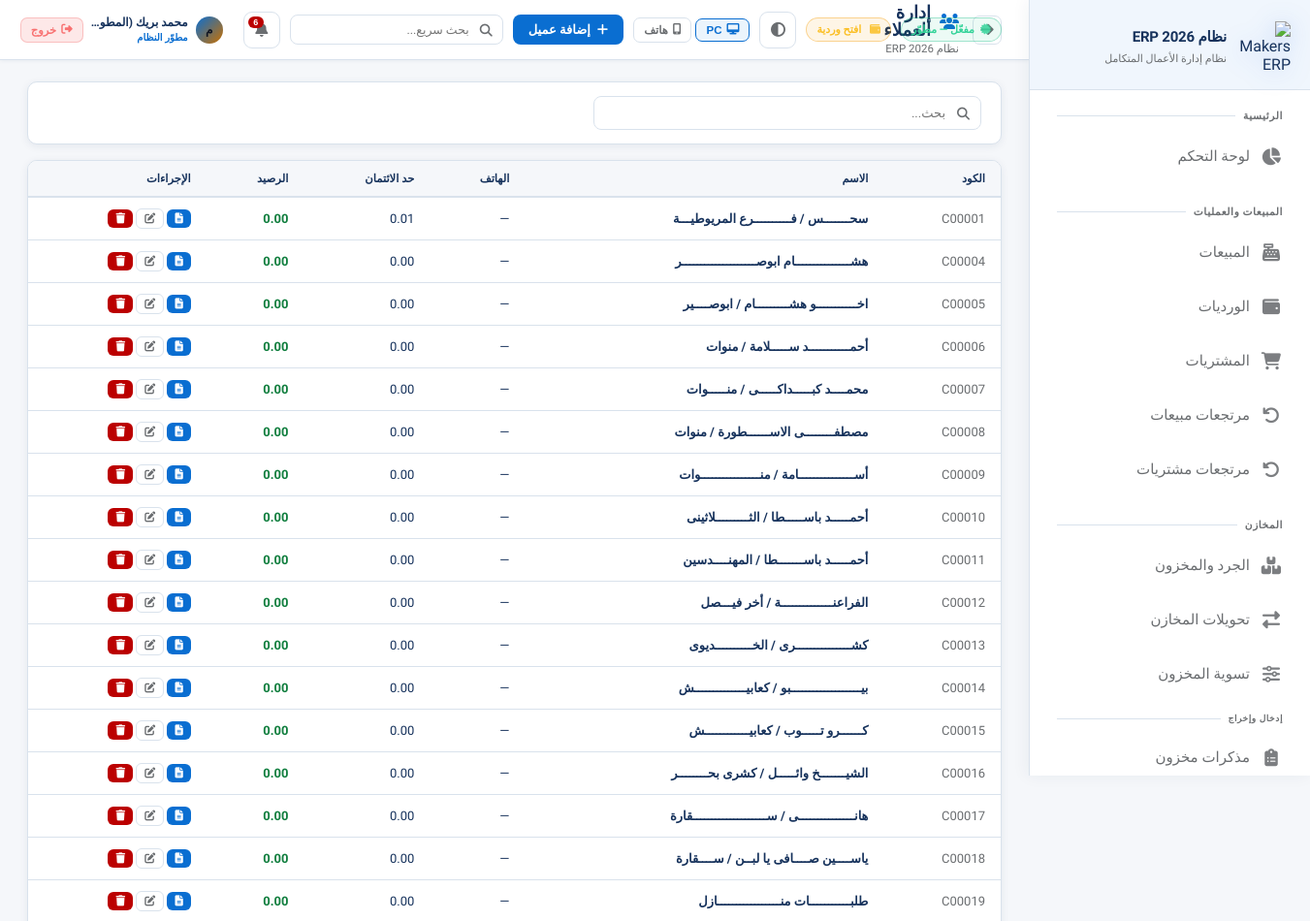
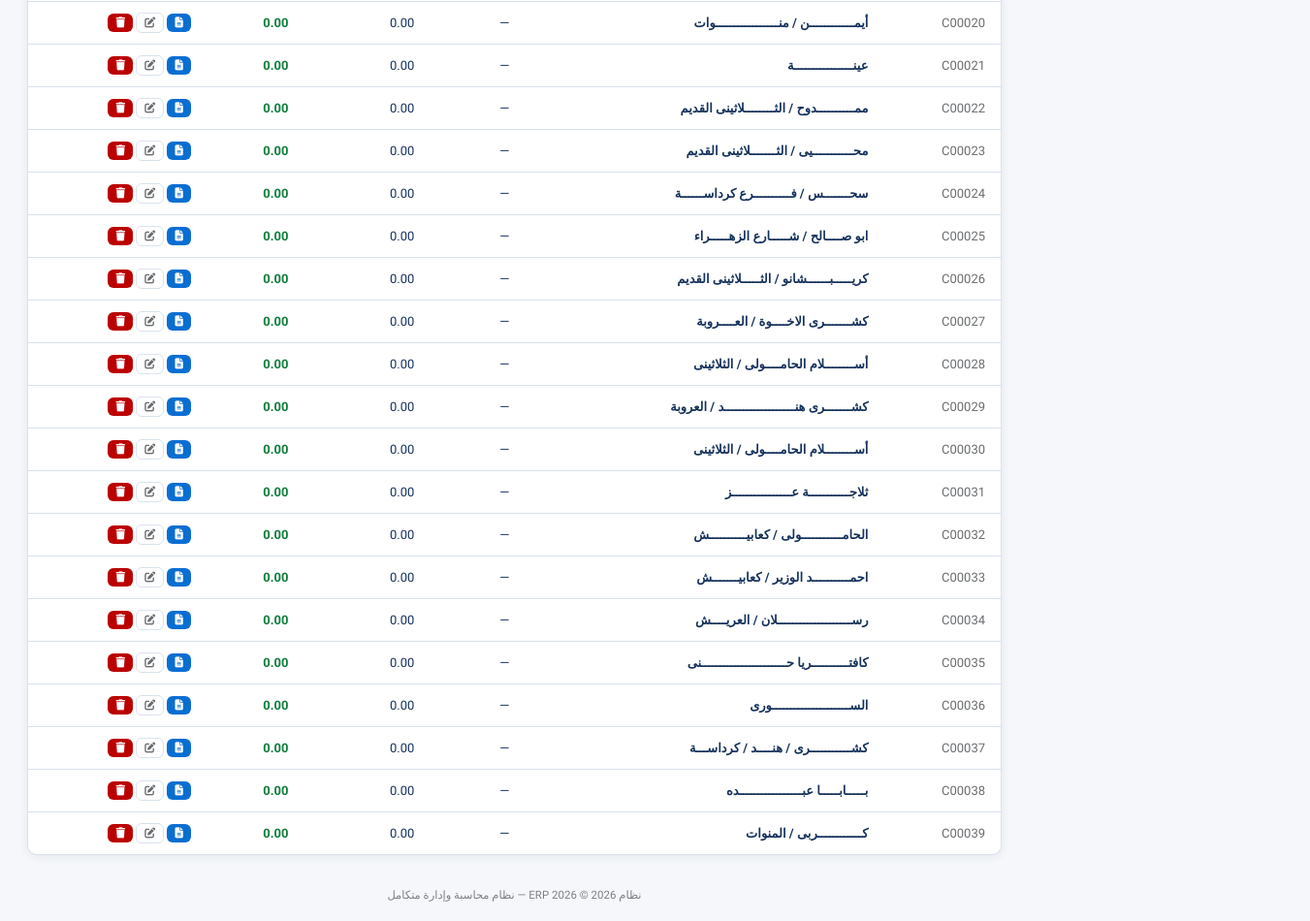
Screenshot of /customers (signed in) with the database file from the repository (2 pictures, top to bottom).
### app.py (models this page shows, shortened)
class AppSetting(db.Model):
    id = db.Column(db.Integer, primary_key=True)
    key = db.Column(db.String(80), unique=True, nullable=False)
    value = db.Column(db.Text)

class User(UserMixin, db.Model):
    id = db.Column(db.Integer, primary_key=True)
    username = db.Column(db.String(80), unique=True, nullable=False)
    password_hash = db.Column(db.String(256))
    full_name = db.Column(db.String(120))
    role = db.Column(db.String(20), default='user')  # developer, admin, manager, user
    branch_id = db.Column(db.Integer, db.ForeignKey('branch.id'))
    is_active = db.Column(db.Boolean, default=True)
    created_at = db.Column(db.DateTime, default=datetime.utcnow)
    last_seen = db.Column(db.DateTime, nullable=True)
    last_ip = db.Column(db.String(64), nullable=True)
    last_user_agent = db.Column(db.String(256), nullable=True)
    permissions = db.Column(db.Text)  # JSON list of permission keys; empty = استخدام صلاحيات الدور

class Customer(db.Model):
    id = db.Column(db.Integer, primary_key=True)
    code = db.Column(db.String(50), unique=True)
    name = db.Column(db.String(200), nullable=False)
    phone = db.Column(db.String(20))
    email = db.Column(db.String(100))
    address = db.Column(db.Text)
    credit_limit = db.Column(db.Float, default=0)
    balance = db.Column(db.Float, default=0)
    is_active = db.Column(db.Boolean, default=True)
    created_at = db.Column(db.DateTime, default=datetime.utcnow)
    sales = db.relationship('Sale', backref='customer', lazy=True)

### app.py (the view)
@app.route('/customers')
@login_required
def customers():
    q = request.args.get('q', '')
    query = Customer.query.filter_by(is_active=True)
    if q:
        query = query.filter(db.or_(Customer.name.contains(q), Customer.phone.contains(q)))
    customers = query.all()
    return render_template('customers.html', customers=customers, q=q)

### templates/customers.html (shortened to what this page needs)
{% extends 'base.html' %}
{% set block_icon = 'fas fa-users' %}
{% block page_title %}إدارة العملاء{% endblock %}
{% block topbar_actions %}<a href="{{ url_for('add_customer') }}" class="btn btn-primary"><i class="fas fa-plus"></i> إضافة عميل</a>{% endblock %}
{% block content %}
<div class="card" style="margin-bottom:16px;"><div class="card-body" style="padding:14px 20px;">
    <form method="GET"><div class="search-box" style="max-width:400px;"><input type="text" name="q" value="{{ q }}" class="form-control" placeholder="بحث..."></div></form>
</div></div>
<div class="card"><div class="table-container"><table>
    <thead><tr><th>الكود</th><th>الاسم</th><th>الهاتف</th><th>حد الائتمان</th><th>الرصيد</th><th>الإجراءات</th></tr></thead>
    <tbody>
        {% for c in customers %}
        <tr>
            <td style="color:var(--text-muted);">{{ c.code }}</td>
            <td style="font-weight:600;">{{ c.name }}</td>
            <td>{{ c.phone or '—' }}</td>
            <td>{{ "{:,.2f}".format(c.credit_limit) }}</td>
            <td style="color:{{ 'var(--danger)' if c.balance > 0 else 'var(--success)' }};font-weight:700;">{{ "{:,.2f}".format(c.balance) }}</td>
            <td style="white-space:nowrap;">
                <a href="{{ url_for('customer_statement', id=c.id) }}" class="btn btn-info btn-xs" title="كشف حساب"><i class="fas fa-file-alt"></i></a>
                <a href="{{ url_for('edit_customer', id=c.id) }}" class="btn btn-outline btn-xs" title="تعديل"><i class="fas fa-edit"></i></a>
                {% if can('record_delete') %}
                <form method="POST" action="{{ url_for('delete_customer', id=c.id) }}" style="display:inline;" onsubmit="return confirm('حذف هذا العميل؟');">
                    <button type="submit" class="btn btn-danger btn-xs" title="حذف"><i class="fas fa-trash"></i></button>
                </form>
                {% endif %}
            </td>
        </tr>
        {% else %}
        <tr><td colspan="6"><div class="empty-state"><i class="fas fa-users"></i><h3>لا يوجد عملاء</h3></div></td></tr>
        {% endfor %}
    </tbody>
</table></div></div>
{% endblock %}

### templates/base.html (shortened to what this page needs)
<!DOCTYPE html>
<html lang="ar" dir="rtl" data-theme="fiori" data-layout-default="{{ layout_max_width | default('1400px') }}">
<head>
    <link rel="stylesheet" href="https://cdnjs.cloudflare.com/ajax/libs/font-awesome/6.5.0/css/all.min.css">
    <link rel="stylesheet" href="{{ url_for('static', filename='css/style.css') }}">
</head>
<body>
<aside class="sidebar sidebar-enterprise" id="sidebar">
    <div class="sidebar-logo">
        <div class="logo-icon">
            <img src="{{ url_for('static', filename='img/logo-makers-erp-3d.png') }}" alt="Makers ERP">
        </div>
        <div class="logo-text">
            <div class="name">{{ app_brand_title | default('النظام المحاسبي الذكي ERP') }}</div>
            <div class="sub">نظام إدارة الأعمال المتكامل</div>
        </div>
    </div>
    <nav class="sidebar-nav" id="sidebarNav" style="display:flex;flex-direction:column;padding-bottom:8px;">
        <div class="nav-section">
            <div class="nav-label">الرئيسية</div>
            {% if can('dashboard') %}
            <a href="{{ url_for('dashboard') }}" class="nav-link {% if request.endpoint=='dashboard' %}active{% endif %}">
                <i class="fas fa-chart-pie"></i><span class="label">لوحة التحكم</span>
            </a>
            {% endif %}
        </div>
        {% if can('sales') or can('purchases') or can('returns') %}
        <div class="nav-section">
            <div class="nav-label">المبيعات والعمليات</div>
            {% if can('sales') %}
            <a href="{{ url_for('sales') }}" class="nav-link ">
                <i class="fas fa-cash-register"></i><span class="label">المبيعات</span>
            </a>
            {% endif %}
            {% if can('shifts') %}
            <a href="{{ url_for('shifts') }}" class="nav-link {% if 'shift' in (request.endpoint or '') %}active{% endif %}">
                <i class="fas fa-wallet"></i><span class="label">الورديات</span>
            </a>
            {% endif %}
            {% if can('purchases') %}
            <a href="{{ url_for('purchases') }}" class="nav-link {% if 'purchase' in (request.endpoint or '') and 'return' not in (request.endpoint or '') and 'report' not in (request.endpoint or '') %}active{% endif %}">
                <i class="fas fa-shopping-cart"></i><span class="label">المشتريات</span>
            </a>
            {% endif %}
            {% if can('returns') %}
            <a href="{{ url_for('sale_returns') }}" class="nav-link {% if request.endpoint in ['sale_returns','new_sale_return'] %}active{% endif %}">
                <i class="fas fa-undo"></i><span class="label">مرتجعات مبيعات</span>
            </a>
            <a href="{{ url_for('purchase_returns') }}" class="nav-link {% if request.endpoint in ['purchase_returns','new_purchase_return'] %}active{% endif %}">
                <i class="fas fa-undo-alt"></i><span class="label">مرتجعات مشتريات</span>
            </a>
            {% endif %}
        </div>
        {% endif %}
        {% if can('inventory') or can('transfers') or can('adjust_stock') %}
        <div class="nav-section">
            <div class="nav-label">المخازن</div>
            {% if can('inventory') %}
            <a href="{{ url_for('inventory') }}" class="nav-link {% if request.endpoint=='inventory' %}active{% endif %}">
                <i class="fas fa-boxes"></i><span class="label">الجرد والمخزون</span>
            </a>
            {% endif %}
            {% if can('transfers') %}
            <a href="{{ url_for('transfers') }}" class="nav-link {% if 'transfer' in (request.endpoint or '') %}active{% endif %}">
                <i class="fas fa-exchange-alt"></i><span class="label">تحويلات المخازن</span>
            </a>
            {% endif %}
            {% if can('adjust_stock') %}
            <a href="{{ url_for('adjust_stock') }}" class="nav-link {% if request.endpoint=='adjust_stock' %}active{% endif %}">
                <i class="fas fa-sliders-h"></i><span class="label">تسوية المخزون</span>
            </a>
            {% endif %}
            {% if can('inventory') %}
            <div class="nav-label" style="padding-top:10px;font-size:9px;">إدخال وإخراج</div>
            <a href="{{ url_for('inventory_memos_list') }}" class="nav-link ">
                <i class="fas fa-clipboard-list"></i><span class="label">مذكرات مخزون</span>
            </a>
            {% endif %}
        </div>
        {% endif %}
    </nav>
</aside>
<main class="main-content">
    <div class="topbar">
        <div style="display:flex;align-items:center;gap:14px;">
            <button type="button" onclick="history.back()" class="icon-btn" title="رجوع" style="font-size:15px;flex-shrink:0;"><i class="fas fa-arrow-right"></i></button>
            <div>
                <div class="page-title"><i class="{{ block_icon | default('fas fa-home') }}"></i>{% block page_title %}الرئيسية{% endblock %}</div>
                <div class="breadcrumb">{% block breadcrumb %}{{ app_brand_title }}{% endblock %}</div>
            </div>
        </div>
        <div class="topbar-right">
            {% if subscription_status %}
            <span class="sub-pill {% if subscription_status.kind in ('developer','permanent') %}ok{% elif subscription_status.kind in ('expired','none') %}bad{% else %}warn{% endif %}" title="حالة الاشتراك / الترخيص">
                <i class="fas fa-certificate" style="margin-left:6px;opacity:.85;"></i>{{ subscription_status.line }}
            </span>
            {% endif %}
            {% if current_open_shift %}
            <a href="{{ url_for('shift_detail', id=current_open_shift.id) }}" class="sub-pill ok" title="لديك وردية مفتوحة" style="text-decoration:none;">
                <i class="fas fa-wallet" style="margin-left:6px;opacity:.85;"></i> وردية مفتوحة
            </a>
            {% elif can('shifts') %}
            <a href="{{ url_for('open_shift') }}" class="sub-pill warn" title="لا توجد وردية مفتوحة" style="text-decoration:none;">
                <i class="fas fa-wallet" style="margin-left:6px;opacity:.85;"></i> افتح وردية
            </a>
            {% endif %}
            <button type="button" class="theme-toggle" onclick="erpToggleTheme()" title="تبديل الثيم (Fiori / فاتح / داكن)"><i class="fas fa-adjust"></i></button>
            <div class="erp-device-layout-tools" style="display:flex;align-items:center;gap:4px;flex-shrink:0;" title="وضع العرض — يُحفظ على هذا الجهاز فقط">
                <button type="button" id="btnLayoutPC" onclick="erpSetLayout('pc')" title="عرض PC"
                    style="display:flex;align-items:center;gap:5px;padding:5px 10px;border-radius:7px;font-size:11.5px;font-weight:700;
                           border:1px solid var(--border);background:transparent;color:var(--text-muted);cursor:pointer;transition:all .18s;">
                    <i class="fas fa-desktop"></i> PC
                </button>
                <button type="button" id="btnLayoutPhone" onclick="erpSetLayout('phone')" title="عرض هاتف"
                    style="display:flex;align-items:center;gap:5px;padding:5px 10px;border-radius:7px;font-size:11.5px;font-weight:700;
                           border:1px solid var(--border);background:transparent;color:var(--text-muted);cursor:pointer;transition:all .18s;">
                    <i class="fas fa-mobile-alt"></i> هاتف
                </button>
            </div>
            {% block topbar_actions %}{% endblock %}
            <div style="position:relative;" id="globalSearchWrapper">
                <div style="position:relative;">
                    <i class="fas fa-search" style="position:absolute;right:11px;top:50%;transform:translateY(-50%);color:var(--text-muted);font-size:13px;pointer-events:none;"></i>
                    <input type="text" id="globalSearchInput" placeholder="بحث سريع..." autocomplete="off"
                        style="width:220px;padding:7px 34px 7px 12px;background:rgba(255,255,255,.04);border:1px solid var(--border);
                               border-radius:8px;color:var(--text);font-family:Cairo,sans-serif;font-size:12.5px;transition:all .2s;"
                        onfocus="this.style.borderColor='var(--accent)';this.style.width='280px'"
                        onblur="setTimeout(()=>{this.style.borderColor='';this.style.width='220px';closeGlobalSearch()},200)">
                </div>
            </div>
            <div style="position:relative;" id="notifWrapper">
                <button class="notif-btn" onclick="toggleNotif()" title="الإشعارات">
                    <i class="fas fa-bell"></i>
                    <span class="notif-count" id="notifCount"></span>
                </button>
            </div>
            <div style="display:flex;align-items:center;gap:8px;padding:4px 10px;border-radius:10px;
                        background:rgba(255,255,255,.05);border:1px solid rgba(255,255,255,.09);
                        backdrop-filter:blur(12px);-webkit-backdrop-filter:blur(12px);flex-shrink:0;">
                <div style="width:28px;height:28px;border-radius:50%;background:linear-gradient(135deg,var(--accent),#c97000);
                            display:flex;align-items:center;justify-content:center;font-size:12px;font-weight:800;color:#0f1422;flex-shrink:0;">
                    {{ (current_user.full_name or current_user.username)[0] }}
                </div>
                <div style="line-height:1.3;min-width:0;">
                    <div style="font-size:12px;font-weight:700;color:var(--text);white-space:nowrap;overflow:hidden;text-overflow:ellipsis;max-width:100px;">
                        {{ current_user.full_name or current_user.username }}
                    </div>
                    <div style="font-size:10px;color:var(--accent);font-weight:600;">
                        {% if current_user.role=='developer' %}مطوّر النظام
                        {% elif current_user.role=='admin' %}مدير النظام
                        {% elif current_user.role=='manager' %}مشرف
                        {% else %}مستخدم{% endif %}
                    </div>
                </div>
                <a href="{{ url_for('logout') }}" title="تسجيل الخروج"
                   style="display:flex;align-items:center;gap:5px;padding:5px 10px;border-radius:7px;
                          background:rgba(239,68,68,.12);border:1px solid rgba(239,68,68,.25);
                          color:#f87171;font-size:11.5px;font-weight:700;text-decoration:none;white-space:nowrap;
                          transition:all .18s;flex-shrink:0;"
                   onmouseover="this.style.background='rgba(239,68,68,.22)';this.style.borderColor='rgba(239,68,68,.5)'"
                   onmouseout="this.style.background='rgba(239,68,68,.12)';this.style.borderColor='rgba(239,68,68,.25)'">
                    <i class="fas fa-sign-out-alt"></i> خروج
                </a>
            </div>
        </div>
    </div>
    <div class="content fade-in">
        {% block content %}{% endblock %}
    </div>
    <div class="app-footer-note">{{ app_brand_title }} © 2026 — نظام محاسبة وإدارة متكامل</div>
</main>
</body>
</html>

### rows the page displays
AppSetting: value "نظام ERP 2026"
User: full_name "م", full_name "محمد بريك (المطور)"
Customer: code "C00001", name "سحـــــــس / فــــــــــرع المريوطيـــة", phone "—", credit_limit "0.01", balance "0.00"
Customer: code "C00004", name "هشـــــــــــــــام ابوصــــــــــــــــــــر", phone "—", credit_limit "0.00", balance "0.00"
Customer: code "C00005", name "اخـــــــــــو هشـــــــــام / ابوصــــير", phone "—", credit_limit "0.00", balance "0.00"
Customer: code "C00006", name "أحمـــــــــــد ســـــلامة / منوات", phone "—", credit_limit "0.00", balance "0.00"
Customer: code "C00007", name "محمــــد كبـــــداكـــــى / منـــــوات", phone "—", credit_limit "0.00", balance "0.00"
Customer: code "C00008", name "مصطفــــــــى الاســــــطورة / منوات", phone "—", credit_limit "0.00", balance "0.00"
Customer: code "C00009", name "أســـــــــــــــامة / منــــــــــــــــوات", phone "—", credit_limit "0.00", balance "0.00"
Customer: code "C00010", name "أحمـــــد باســـــطا / الثـــــــــلاثينى", phone "—", credit_limit "0.00", balance "0.00"
Customer: code "C00011", name "أحمـــــد باســـــــطا / المهنــــدسين", phone "—", credit_limit "0.00", balance "0.00"
Customer: code "C00012", name "الفراعنــــــــــــــة / أخر فيـــصل", phone "—", credit_limit "0.00", balance "0.00"
Customer: code "C00013", name "كشـــــــــــــــرى / الخــــــــــديوى", phone "—", credit_limit "0.00", balance "0.00"
Customer: code "C00014", name "بيـــــــــــــــــــبو / كعابيــــــــــــــش", phone "—", credit_limit "0.00", balance "0.00"
Customer: code "C00015", name "كــــــرو تـــــوب / كعابيــــــــــــش", phone "—", credit_limit "0.00", balance "0.00"
Customer: code "C00016", name "الشيـــــــخ وائـــــل / كشرى بحــــــــر", phone "—", credit_limit "0.00", balance "0.00"
Customer: code "C00017", name "هانـــــــــــــــى / ســــــــــــــــــــقارة", phone "—", credit_limit "0.00", balance "0.00"
Customer: code "C00018", name "ياســــين صــــافى يا لبــن / ســــقارة", phone "—", credit_limit "0.00", balance "0.00"
Customer: code "C00019", name "طلبـــــــــــات منـــــــــــــــــازل", phone "—", credit_limit "0.00", balance "0.00"
Customer: code "C00020", name "أيمــــــــــــن / منـــــــــــــــــوات", phone "—", credit_limit "0.00", balance "0.00"
Customer: code "C00021", name "عينــــــــــــــــة", phone "—", credit_limit "0.00", balance "0.00"
Customer: code "C00022", name "ممــــــــــدوح / الثــــــــلاثينى القديم", phone "—", credit_limit "0.00", balance "0.00"
Customer: code "C00023", name "محـــــــــــيى / الثـــــــلاثينى القديم", phone "—", credit_limit "0.00", balance "0.00"
Customer: code "C00024", name "سحـــــــس / فــــــــــرع كرداســــــة", phone "—", credit_limit "0.00", balance "0.00"
Customer: code "C00025", name "ابو صــــالح / شـــــارع الزهـــــراء", phone "—", credit_limit "0.00", balance "0.00"
Customer: code "C00026", name "كريـــــبــــــشانو / الثـــــلاثينى القديم", phone "—", credit_limit "0.00", balance "0.00"
Customer: code "C00027", name "كشـــــــرى الاخــــوة / العــــروبة", phone "—", credit_limit "0.00", balance "0.00"
Customer: code "C00028", name "أســــــــلام الحامــــولى / الثلاثينى", phone "—", credit_limit "0.00", balance "0.00"
Customer: code "C00029", name "كشـــــــرى هنـــــــــــــــــــد / العروبة", phone "—", credit_limit "0.00", balance "0.00"
Customer: code "C00030", name "أســــــــلام الحامــــولى / الثلاثينى", phone "—", credit_limit "0.00", balance "0.00"
Customer: code "C00031", name "ثلاجـــــــــــة عــــــــــــــــز", phone "—", credit_limit "0.00", balance "0.00"
Customer: code "C00032", name "الحامـــــــــــولى / كعابيــــــــــش", phone "—", credit_limit "0.00", balance "0.00"
Customer: code "C00033", name "احمــــــــــد الوزير / كعابيـــــــش", phone "—", credit_limit "0.00", balance "0.00"
Customer: code "C00034", name "رســــــــــــــــــــلان / العريــــش", phone "—", credit_limit "0.00", balance "0.00"
Customer: code "C00035", name "كافتــــــــــريا حـــــــــــــــــــــــنى", phone "—", credit_limit "0.00", balance "0.00"
Customer: code "C00036", name "الســـــــــــــــــــــورى", phone "—", credit_limit "0.00", balance "0.00"
Customer: code "C00037", name "كشـــــــــــرى / هنــــد / كرداســـة", phone "—", credit_limit "0.00", balance "0.00"
Customer: code "C00038", name "بـــــابـــــا عبـــــــــــــــــده", phone "—", credit_limit "0.00", balance "0.00"
Customer: code "C00039", name "كــــــــــــربى / المنوات", phone "—", credit_limit "0.00", balance "0.00"

### other values shown
{{ subscription_status.line }} "مفعّل — مطوّر"
